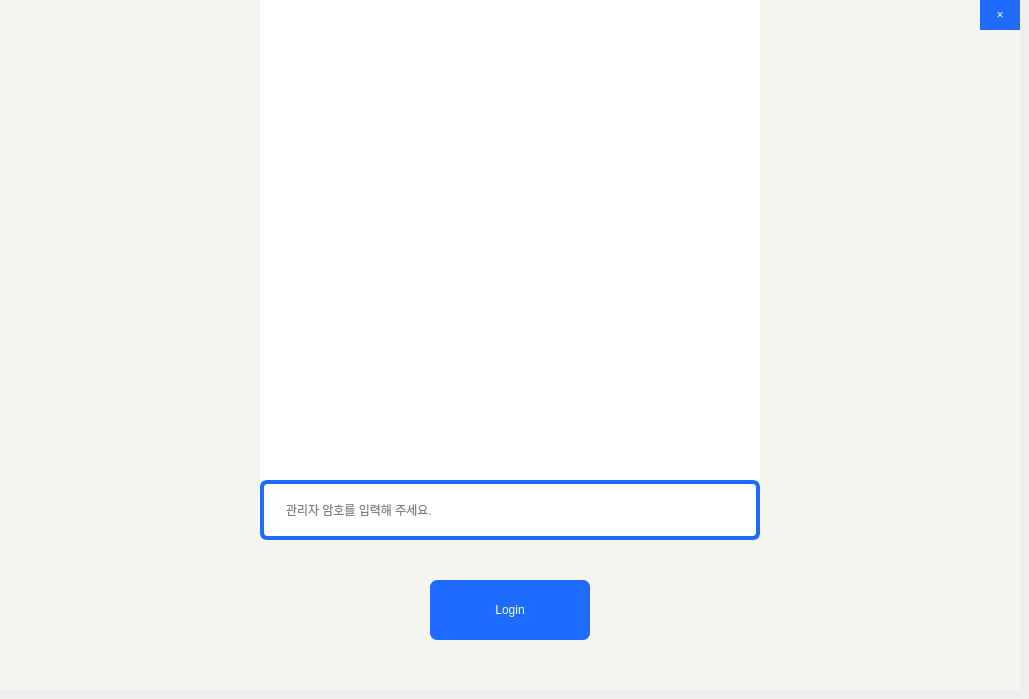
   <widget class="QWidget" name="page_login">
    <widget class="QPushButton" name="pushButton_login">
     <property name="geometry">
      <rect>
       <x>430</x>
       <y>580</y>
       <width>160</width>
       <height>60</height>
      </rect>
     </property>
     <property name="styleSheet">
      <string notr="true">QPushButton{
	font: 9pt &quot;맑은 고딕&quot;;
	color: rgb(255, 255, 255);
	background-color: rgb(30, 107, 255);
	border: 0px;
	border-radius: 7px;
}
QPushButton:hover{
	background-color: rgb(113, 198, 255);
}</string>
     </property>
     <property name="text">
      <string>Login</string>
     </property>
    </widget>
    <widget class="QLineEdit" name="lineEdit_id">
     <property name="geometry">
      <rect>
       <x>260</x>
       <y>480</y>
       <width>500</width>
       <height>60</height>
      </rect>
     </property>
     <property name="styleSheet">
      <string notr="true">QLineEdit{
	font: 75 12pt &quot;맑은 고딕&quot;;
	border-radius: 7px;
	border: 4px solid rgb(30, 107, 255);
	padding-left: 20px;
	padding-right: 20px;
}
QLineEdit:focus{
	border: 4px solid rgb(113, 198, 255)
}</string>
     </property>
     <property name="text">
      <string/>
     </property>
     <property name="echoMode">
      <enum>QLineEdit::Password</enum>
     </property>
     <property name="placeholderText">
      <string>관리자 암호를 입력해 주세요.</string>
     </property>
    </widget>
    <widget class="QLabel" name="label_back">
     <property name="geometry">
      <rect>
       <x>0</x>
       <y>0</y>
       <width>1020</width>
       <height>690</height>
      </rect>
     </property>
     <property name="styleSheet">
      <string notr="true">background-color: rgb(246, 245, 239);</string>
     </property>
     <property name="text">
      <string/>
     </property>
     <property name="alignment">
      <set>Qt::AlignCenter</set>
     </property>
    </widget>
    <widget class="QPushButton" name="pushButton_quit1">
     <property name="geometry">
      <rect>
       <x>980</x>
       <y>0</y>
       <width>40</width>
       <height>30</height>
      </rect>
     </property>
     <property name="styleSheet">
      <string notr="true">QPushButton{
	color: rgb(255, 255, 255);
	background-color: rgb(30, 107, 255);
	border: 0px;
}
QPushButton:hover{
	background-color: rgb(113, 198, 255);
}</string>
     </property>
     <property name="text">
      <string>×</string>
     </property>
    </widget>
    <widget class="QLabel" name="label">
     <property name="geometry">
      <rect>
       <x>260</x>
       <y>0</y>
       <width>500</width>
       <height>500</height>
      </rect>
     </property>
     <property name="styleSheet">
      <string notr="true">background-color: rgb(255, 255, 255);</string>
     </property>
     <property name="text">
      <string/>
     </property>
     <property name="alignment">
      <set>Qt::AlignCenter</set>
     </property>
    </widget>
    <widget class="QLabel" name="label_login_noti">
     <property name="geometry">
      <rect>
       <x>210</x>
       <y>540</y>
       <width>600</width>
       <height>40</height>
      </rect>
     </property>
     <property name="styleSheet">
      <string notr="true">color: rgb(255, 0, 0);
font: 75 12pt &quot;맑은 고딕&quot;;</string>
     </property>
     <property name="text">
      <string/>
     </property>
     <property name="alignment">
      <set>Qt::AlignCenter</set>
     </property>
    </widget>
    <zorder>label_back</zorder>
    <zorder>label</zorder>
    <zorder>pushButton_quit1</zorder>
    <zorder>pushButton_login</zorder>
    <zorder>label_login_noti</zorder>
    <zorder>lineEdit_id</zorder>
   </widget>
